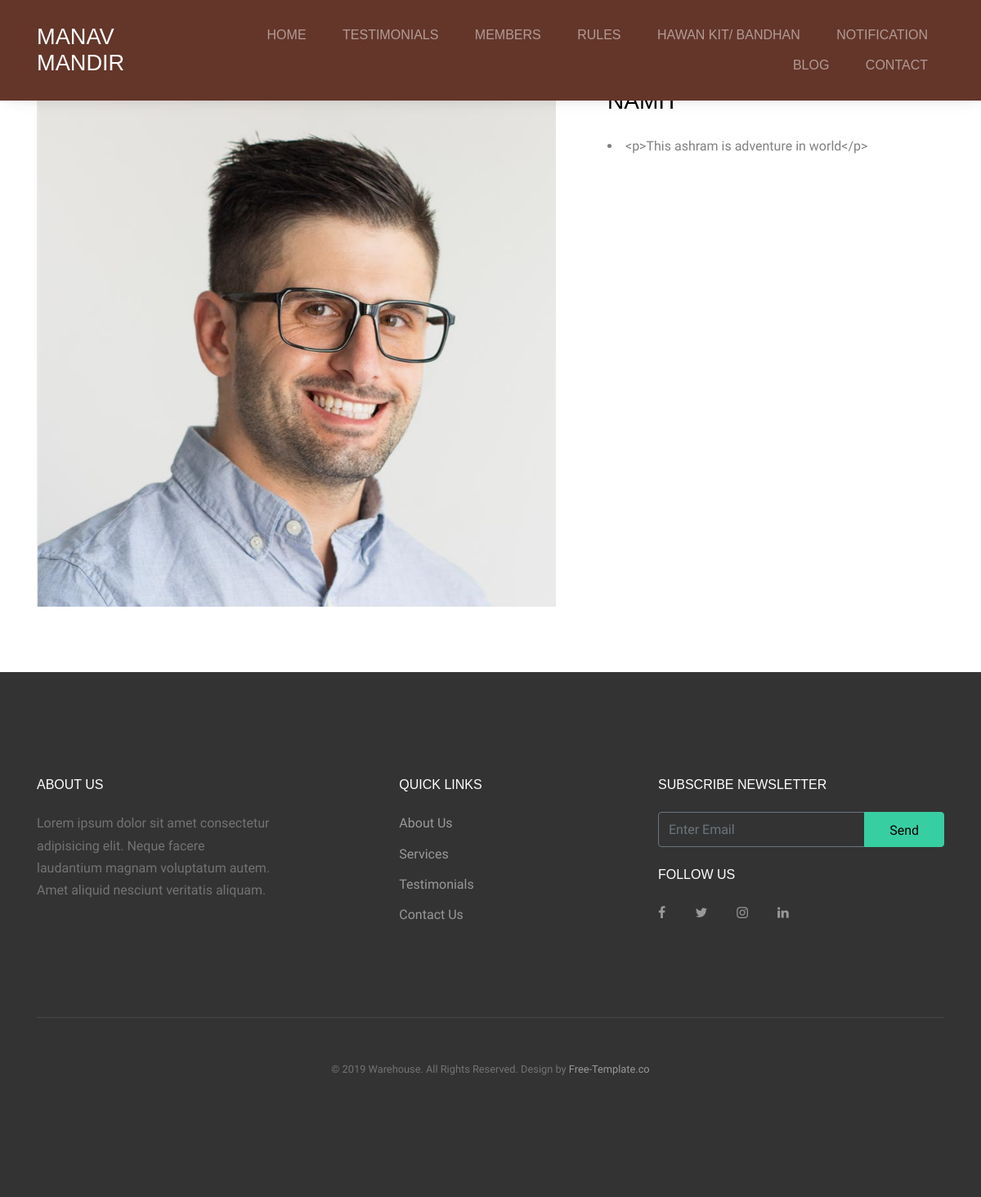
/testimonial/1, run on the app's committed database.
### blog/models.py (models this page shows, shortened)
class Testimonial(models.Model):
    testimonial_id = models.AutoField(primary_key=True)
    name = models.CharField(max_length=50)
    description = RichTextField(blank=True, null=True)
    meta_title = models.CharField(max_length=70, default="")
    meta_desc = models.CharField(max_length=500, default="")
    image = models.ImageField(upload_to='shop/images', default="")

### software/views.py (the view)
# urls.py: path('testimonial/<int:id>', views.testimonial, name='testimonial'),
def testimonial(request, id):
    singletestimonial = Testimonial.objects.filter(testimonial_id = id)[0]
    return render(request, 'home/testimonial.html',
                  {'singletestimonial':singletestimonial})

### software/templates/home/testimonial.html
{% extends 'home/basic.html' %}
{% load static %}
{% block body %}
<div class="site-section" id="property-details">
    <div class="container">
      <div class="row">
        <div class="col-lg-7">
          <div class="owl-carousel slide-one-item with-dots">
            <div><img src="http://127.0.0.1:8000/media/{{singletestimonial.image}}" alt="Image" class="img-fluid"></div>
          </div>
        </div>
        <div class="col-lg-5 pl-lg-5 ml-auto">
          <div class="mb-5">
            <h3 class="text-black mb-4">{{singletestimonial.name}}</h3>
            <p><li>{{singletestimonial.description}}</li></p>
            <div class="fb-like" data-href="" data-layout="standard" data-action="like" data-size="large" data-show-faces="false" data-share="true"></div><br>
          </div>
        </div>
      </div>
    </div>
  </div>
{% endblock %}

### blog/static/css/style.css (style rules this page uses)
html { overflow-x: hidden; }
body { line-height: 1.7; color: gray; font-weight: 400; font-size: 1rem; }
h1, h2, h3, h4, h5, .h1, .h2, .h3, .h4, .h5 { font-family: "Oswald", sans-serif; font-weight: 300 !important; text-transform: uppercase; }
.text-black { color: #000 !important; }
.site-section { padding: 2.5em 0; }
@media (min-width: 768px) { .site-section { padding: 5em 0; } }

### data on the page
Testimonial: image (picture), name "NAMIT", description "<p>This ashram is adventure in world</p>"
